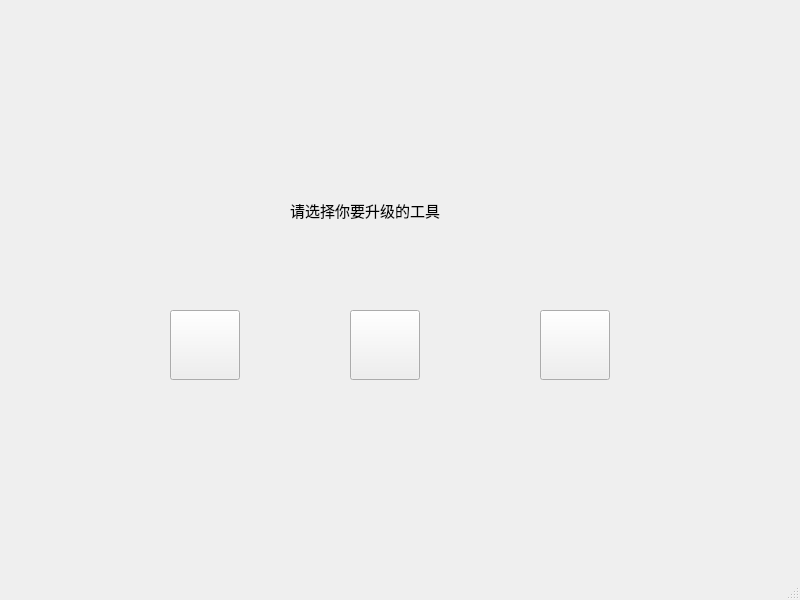
<?xml version="1.0" encoding="UTF-8"?>
<ui version="4.0">
 <class>GradeScene</class>
 <widget class="QMainWindow" name="GradeScene">
  <property name="geometry">
   <rect>
    <x>0</x>
    <y>0</y>
    <width>800</width>
    <height>600</height>
   </rect>
  </property>
  <property name="windowTitle">
   <string>MainWindow</string>
  </property>
  <widget class="QWidget" name="centralwidget">
   <widget class="QLabel" name="label">
    <property name="geometry">
     <rect>
      <x>290</x>
      <y>190</y>
      <width>181</width>
      <height>41</height>
     </rect>
    </property>
    <property name="font">
     <font>
      <family>黑体</family>
      <pointsize>11</pointsize>
     </font>
    </property>
    <property name="text">
     <string>请选择你要升级的工具</string>
    </property>
   </widget>
   <widget class="QPushButton" name="pushButton_3">
    <property name="geometry">
     <rect>
      <x>540</x>
      <y>310</y>
      <width>70</width>
      <height>70</height>
     </rect>
    </property>
    <property name="text">
     <string/>
    </property>
    <property name="icon">
     <iconset resource="res.qrc">
      <normaloff>:/pic/cutter1.png</normaloff>:/pic/cutter1.png</iconset>
    </property>
    <property name="iconSize">
     <size>
      <width>70</width>
      <height>70</height>
     </size>
    </property>
   </widget>
   <widget class="QPushButton" name="pushButton_2">
    <property name="geometry">
     <rect>
      <x>350</x>
      <y>310</y>
      <width>70</width>
      <height>70</height>
     </rect>
    </property>
    <property name="text">
     <string/>
    </property>
    <property name="icon">
     <iconset resource="res.qrc">
      <normaloff>:/pic/conveyor.png</normaloff>:/pic/conveyor.png</iconset>
    </property>
    <property name="iconSize">
     <size>
      <width>70</width>
      <height>70</height>
     </size>
    </property>
   </widget>
   <widget class="QPushButton" name="pushButton">
    <property name="geometry">
     <rect>
      <x>170</x>
      <y>310</y>
      <width>70</width>
      <height>70</height>
     </rect>
    </property>
    <property name="text">
     <string/>
    </property>
    <property name="icon">
     <iconset resource="res.qrc">
      <normaloff>:/pic/miner.png</normaloff>:/pic/miner.png</iconset>
    </property>
    <property name="iconSize">
     <size>
      <width>70</width>
      <height>70</height>
     </size>
    </property>
   </widget>
  </widget>
  <widget class="QMenuBar" name="menubar">
   <property name="geometry">
    <rect>
     <x>0</x>
     <y>0</y>
     <width>800</width>
     <height>26</height>
    </rect>
   </property>
  </widget>
  <widget class="QStatusBar" name="statusbar"/>
 </widget>
 <resources>
  <include location="res.qrc"/>
 </resources>
 <connections/>
</ui>
